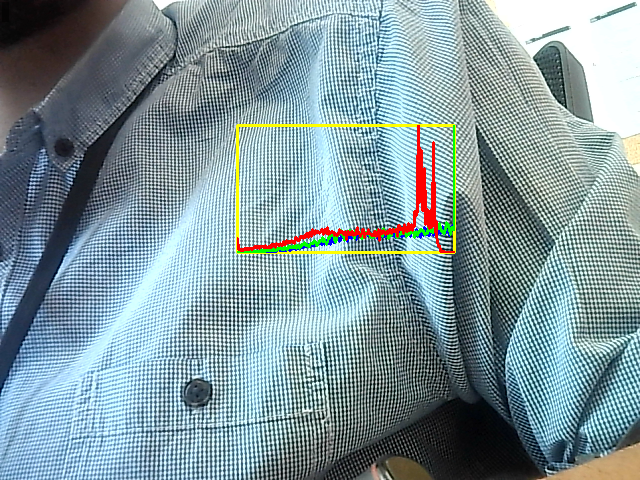
#> input picture Proyecto/Source/20210629-090859.png, 640 x 480 px
$ python angle.py 20210629-090859.png
#> lines starting #> are read from the running program, lines starting #| are printed output that depends on the picture; after the words box and inside, x2 and y2 are one past the last pixel; in counts of white or black regions, pixels touching at a corner belong together
#!/usr/bin/env python

import cv2 as cv
from umucv.stream import autoStream
from collections import deque
import numpy as np
from umucv.util import putText
import sys

if len(sys.argv) == 2:
    filename = sys.argv[1]
else:
    sys.exit("Expecting a single image file argument")

image = cv.imread(filename)
#> image is the input picture: shape (480, 640, 3); mean B, G, R 157.2, 151.7, 129.6
print(image.shape)
#| (480, 640, 3)

image_small = cv.resize(image, (800, 600))
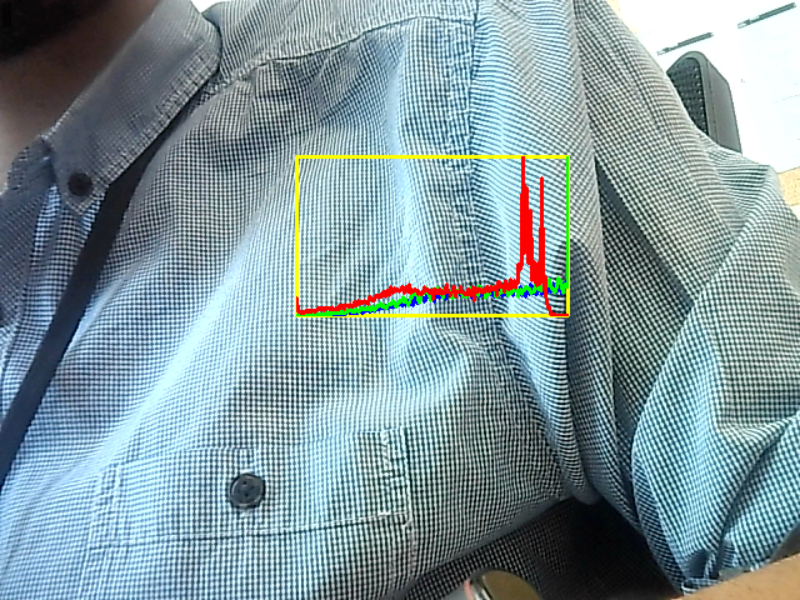
#> image_small: shape (600, 800, 3); mean B, G, R 157.1, 151.6, 129.5

textColor = (0, 0, 255)  # red
cv.putText(image_small, "Hello World!!!", (200, 200),
           cv.FONT_HERSHEY_PLAIN, 3.0, textColor,
           thickness=4)
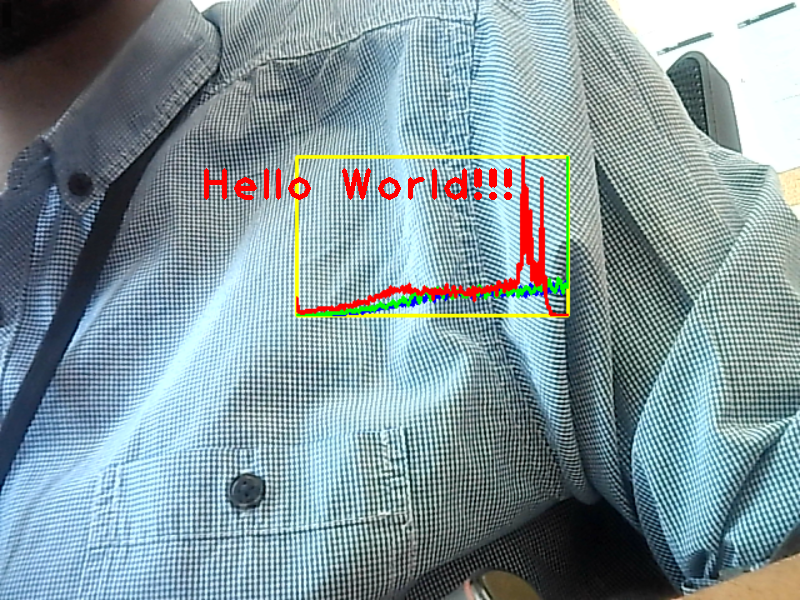
#> image_small: shape (600, 800, 3); 0.67% of pixels changed, all inside (x1, y1, x2, y2) = (204, 168, 512, 200)
# .....
points = deque(maxlen=2)

def fun(event, x, y, flags, param):
    if event == cv.EVENT_LBUTTONDOWN:
        points.append((x,y))

cv.namedWindow("webcam")
cv.setMouseCallback("webcam", fun)

#> (the run stopped early here; a loop or call above may not have finished)
